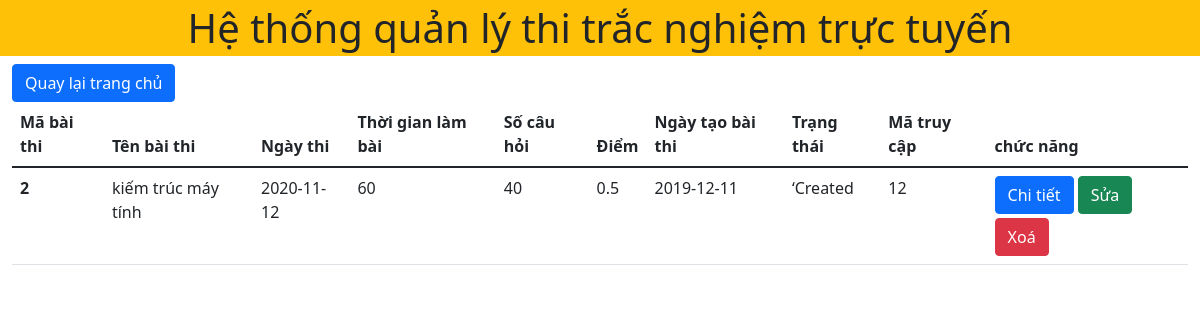
Screenshot of /detail.php?id=2 with the database file from the repository.
### tables this page shows
CREATE TABLE `exams` (
  `id` int(11) NOT NULL,
  `exam_title` varchar(50) NOT NULL,
  `exam_datetime` date NOT NULL,
  `duration` int(10) NOT NULL,
  `total_question` int(10) NOT NULL,
  `marks_per_right_answer` float NOT NULL,
  `created_on` date NOT NULL,
  `status` varchar(11) NOT NULL,
  `exam_code` int(10) NOT NULL
);

### detail.php (the view, shortened to what this page needs)
<?php
include './header.php';
$idd = $_GET['id'];
?>
<a href="index.php" class="btn btn-primary">Quay lại trang chủ</a>
<table class="table table-ronsponsive">
<thead>
        <tr>
            <th scope="col">Mã bài thi</th>
            <th scope="col">Tên bài thi</th>
            <th scope="col"> Ngày thi</th>
            <th scope="col">Thời gian làm bài</th>
            <th scope="col"> Số câu hỏi</th>
            <th scope="col">Điểm</th>
            <th scope="col">Ngày tạo bài thi</th>
            <th scope="col">Trạng thái</th>
            <th scope="col">Mã truy cập</th>
            <th class='col' scope="col">chức năng</th>
        </tr>
    </thead>
    <tbody>
         <?php
         include './config.php';
         $sql= "SELECT * FROM `exams`WHERE id = '$idd' ";
        $result=mysqli_query($conn,$sql);
        if(mysqli_num_rows($result)>0){
            while($row= mysqli_fetch_assoc($result)){
                echo "<tr>";
                echo '<th scopy = "row">'.$row['id'].'</th>';
                echo '<td>' . $row['exam_title'] . '</td>';
                echo '<td>' . $row['exam_datetime'] . '</td>';
                echo '<td>' . $row['duration'] . '</td>';
                echo '<td>' . $row['total_question'] . '</td>';
                echo '<td>' . $row['marks_per_right_answer'] . '</td>';
                echo '<td>' . $row['created_on'] . '</td>';
                echo '<td>' . $row['status'] . '</td>';
                echo '<td>' . $row['exam_code'] . '</td>';
                echo '<td>
                <a href="./detail.php?id=' . $row['id'] . '" class="btn btn-primary">Chi tiết</a>
                <a href="process/edit.php?id=' . $row['id'] . '" class="btn btn-success">Sửa</a>
                <a href="process/delete.php?id=' . $row['id'] . '" class="btn btn-danger mt-1">Xoá</a>
                </td>';
                echo "</tr>";
            }
        }
        ?>
    </tbody>
</table>
<?php include './footer.php' ?>

### rows the page displays
exams: id "2", exam_title "kiếm trúc máy tính", exam_datetime "2020-11-12", duration "60", total_question "40", marks_per_right_answer "0.5", created_on "2019-12-11", status "‘Created", exam_code "12"
